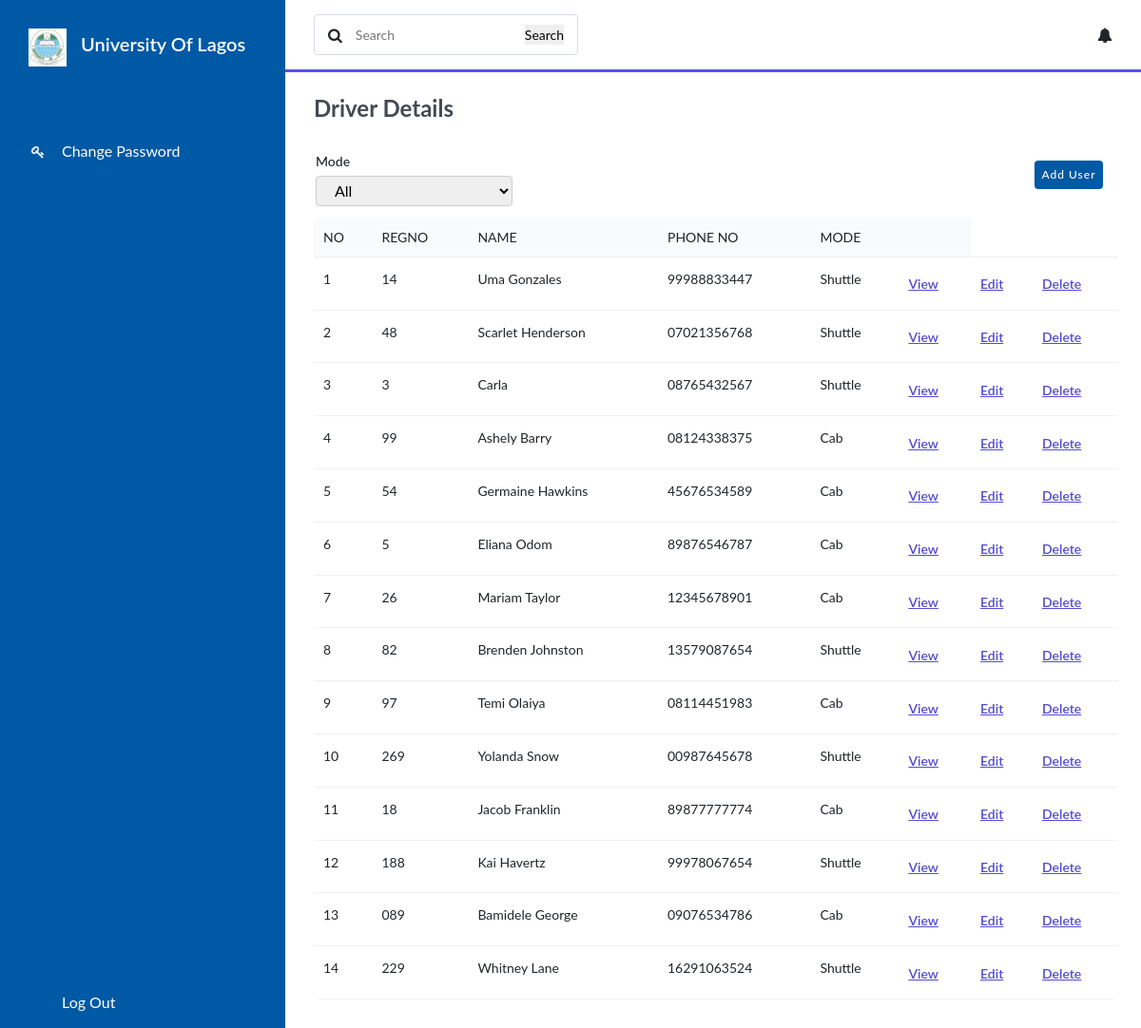
Page /table.php on the committed database.
### tables this page shows
CREATE TABLE `registration` (
  `id` int NOT NULL AUTO_INCREMENT,
  `reg_no` varchar(45) DEFAULT NULL,
  `first_name` varchar(45) DEFAULT NULL,
  `middle_name` varchar(45) DEFAULT NULL,
  `last_name` varchar(45) DEFAULT NULL,
  `phone_no` varchar(45) NOT NULL,
  `mode` varchar(45) DEFAULT NULL,
  `gender` varchar(45) DEFAULT NULL,
  `dob` date DEFAULT NULL,
  `address` varchar(225) DEFAULT NULL,
  `state` varchar(45) DEFAULT NULL,
  `lga` varchar(45) DEFAULT NULL,
  `status` varchar(45) DEFAULT NULL,
  `nok_firstname` varchar(45) DEFAULT NULL,
  `nok_middlename` varchar(45) DEFAULT NULL,
  `nok_lastname` varchar(45) DEFAULT NULL,
  `nok_relationship` varchar(45) DEFAULT NULL,
  `nok_phoneno` varchar(45) DEFAULT NULL,
  `nok_dob` date DEFAULT NULL,
  `nok_address` varchar(225) DEFAULT NULL,
  `date_created` datetime DEFAULT CURRENT_TIMESTAMP,
  `image` varchar(225) DEFAULT NULL,
  `drivers_license` varchar(45) DEFAULT NULL,
  `email` varchar(225) DEFAULT NULL,
  PRIMARY KEY (`id`,`phone_no`),
  UNIQUE KEY `uc_email` (`email`),
  KEY `reg_no_idx` (`reg_no`),
  KEY `idx_phone_no` (`phone_no`),
  CONSTRAINT `phone_no` FOREIGN KEY (`phone_no`) REFERENCES `login` (`phone_no`)
);

### table.php (the view, shortened to what this page needs)
<?php
include('config/db_connect.php');
if (isset($_POST['submit_search'])) {
    $search = mysqli_real_escape_string($conn, $_POST['search']);
    $sql = "SELECT * FROM registration WHERE id LIKE '%$search%' OR reg_no LIKE '%$search%' OR first_name LIKE '%$search%' OR last_name LIKE '%$search%' OR phone_no LIKE '%$search%' OR mode LIKE '%$search%'";
    $result = mysqli_query($conn, $sql);
    $registration = mysqli_fetch_all($result, MYSQLI_ASSOC);
} else {
    $sql = "SELECT * FROM registration";
    $result = mysqli_query($conn, $sql);
    $registration = mysqli_fetch_all($result, MYSQLI_ASSOC);
}
?>
<!DOCTYPE html>
<html lang="en">
<?php include('templates/header.php') ?>
<link rel="stylesheet" href="css/tabstyle.css">
<link rel="stylesheet" href="sweetalert2.min.css">
<body>
    <?php include('templates/nav.php') ?>
    <section id="interface">
        <div class="navigation">
            <div class="n1">
                <form action="index.php" method="POST">
                    <div class="search">
                        <i class="fa fa-search"></i>
                        <input type="text" name="search" placeholder="Search">
                        <input type="submit" name="submit_search" value="Search"></input>
                    </div>
                </form>
            </div>
            <div class="profile">
                <i class="fa fa-bell"></i>
            </div>
        </div>
        <h3 class="i-name">
            Driver Details
        </h3>
        <div class="user-details">
            <div class="input-box" id="filter">
                <span class="details">Mode</span>
                <select name="fetchval" id="fetchval" onchange="selectMode()">
                    <option value="All">All</option>
                </select>
            </div>
            <div class="button" id="submit">
                <a href="form.php"><input type="submit" value="Add User"></a>
            </div>
        </div>
        <div class="board">
            <table width="100%">
                <thead>
                    <tr>
                        <td>No</td>
                        <td>RegNo</td>
                        <td>Name</td>
                        <td>Phone No</td>
                        <td>Mode</td>
                        <td></td>
                    </tr>
                </thead>
                <tbody id="ans">
                    <?php $count = 1;
                    foreach ($registration as $driver) { ?>
                        <tr scope="row">
                            <td class="driver">
                                <div class="driver-id">
                                    <h5><?php echo $count++; ?></h5>
                                </div>
                            </td>
                            <td class="driver">
                                <div class="driver-de">
                                    <h5><?php echo htmlspecialchars($driver['reg_no']); ?></h5>
                                </div>
                            </td>
                            <td class="driver-phone">
                                <h5><?php echo htmlspecialchars($driver['first_name'] . ' ' . $driver['last_name']); ?></h5>
                            </td>
                            <td class="driver-plate">
                                <h5><?php echo htmlspecialchars($driver['phone_no']); ?></h5>
                            </td>
                            <td class="driver-reg">
                                <h5><?php echo htmlspecialchars($driver['mode']); ?></h5>
                            </td>
                            <td class="edit"><a href="details.php?id=<?php echo htmlspecialchars($driver['id']); ?>">View</a></td>
                            <td class="edit"><a href="update.php?id=<?php echo htmlspecialchars($driver['id']); ?>">Edit</a></td>
                            <td class="edit_delete"><a href="delete.php?id=<?php echo htmlspecialchars($driver['id']); ?>">Delete</a></td>
                        </tr>
                    <?php } ?>
                </tbody>
            </table>
        </div>
    </section>
</body>
</html>

### css/tabstyle.css (style rules this page uses)
* { margin: 0; padding: 0; box-sizing: border-box; font-family: 'Lato', sans-serif; }
body { width: 100%; background: rgb(238, 238, 238); position: relative; display: flex; }
#interface { width: calc(100% - 300px); margin-left: 300px; position: relative; }
#interface .navigation { display: flex; align-items: center; justify-content: space-between; background: white; padding: 15px 30px; border-bottom: 3px solid #594ef7; position: fixed; width: calc(100% - 300px); }
#interface .navigation .search { display: flex; justify-content: flex-start; align-items: center; padding: 10px 14px; border: 1px solid #d7dbe6; border-radius: 4px; }
#interface .navigation .search i { margin-right: 14px; }
#interface .navigation .search input { border: none; outline: none; font-size: 14px; }
.i-name { color: #444a53; padding: 30px 30px 0 30px; font-size: 24px; font-weight: 700; margin-top: 70px; }
.button { height: 30px; margin-top: 10px; margin-right: 40px; text-align: right; }
.button input { height: 100%; width: 72px; outline: none; color: white; border: none; font-size: 12px; font-weight: 500; border-radius: 4px; letter-spacing: 1px; background: #0059A5; }
.user-details { display: flex; flex-wrap: wrap; justify-content: space-between; margin: 30px 0 12px 32px; }
.user-details .input-box { width: calc(100% / 2 - 20px); }
.user-details .input-box .details { display: block; font-size: 14px; font-weight: 500; margin-bottom: 5px; }
.user-details .input-box select { height: 32px; width: 50%; outline: none; border: 1px solid #ccc; border-radius: 4px; padding-left: 15px; font-size: 16px; }
.board { width: 94%; margin: 10px 0 30px 30px; overflow: auto; background: white; border-radius: 8px; }
.board h5 { font-weight: 400; font-size: 14px; }
table { border-collapse: collapse; }
tr { border-bottom: 1px solid #eef0f3; }
thead tr td { font-size: 14px; text-transform: uppercase; font-weight: 400; background: #f9fafb; text-align: start; padding: 10px; }
tbody tr td { padding: 15px 10px; }
.edit a { text-decoration: underline; font-size: 14px; color: #554cd1; font-weight: 600; }
.edit_delete a { text-decoration: underline; font-size: 14px; color: #554cd1; font-weight: 600; }

### rows in the picture
registration: reg_no "14", first_name+last_name "Uma Gonzales", phone_no "99988833447", mode "Shuttle"
registration: reg_no "48", first_name+last_name "Scarlet Henderson", phone_no "07021356768", mode "Shuttle"
registration: reg_no "3", first_name+last_name "Carla", phone_no "08765432567", mode "Shuttle"
registration: reg_no "99", first_name+last_name "Ashely Barry", phone_no "08124338375", mode "Cab"
registration: reg_no "54", first_name+last_name "Germaine Hawkins", phone_no "45676534589", mode "Cab"
registration: reg_no "5", first_name+last_name "Eliana Odom", phone_no "89876546787", mode "Cab"
registration: reg_no "26", first_name+last_name "Mariam Taylor", phone_no "12345678901", mode "Cab"
registration: reg_no "82", first_name+last_name "Brenden Johnston", phone_no "13579087654", mode "Shuttle"
registration: reg_no "97", first_name+last_name "Temi Olaiya", phone_no "08114451983", mode "Cab"
registration: reg_no "269", first_name+last_name "Yolanda Snow", phone_no "00987645678", mode "Shuttle"
registration: reg_no "18", first_name+last_name "Jacob Franklin", phone_no "89877777774", mode "Cab"
registration: reg_no "188", first_name+last_name "Kai Havertz", phone_no "99978067654", mode "Shuttle"
registration: reg_no "089", first_name+last_name "Bamidele George", phone_no "09076534786", mode "Cab"
registration: reg_no "229", first_name+last_name "Whitney Lane", phone_no "16291063524", mode "Shuttle"
